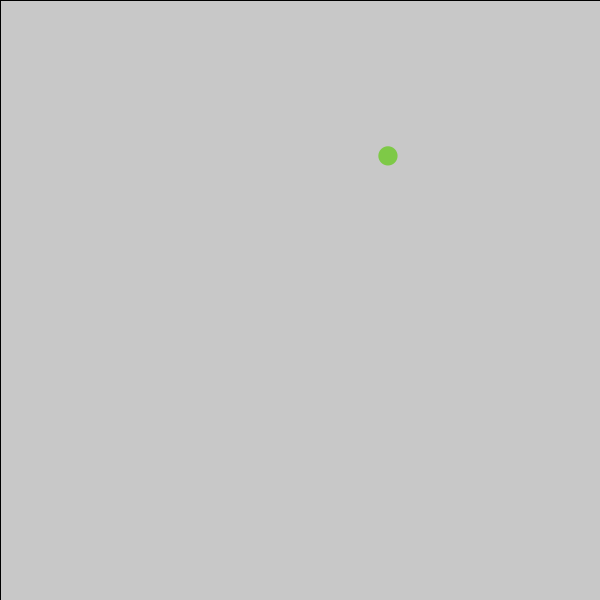
Frame 1 (no input)
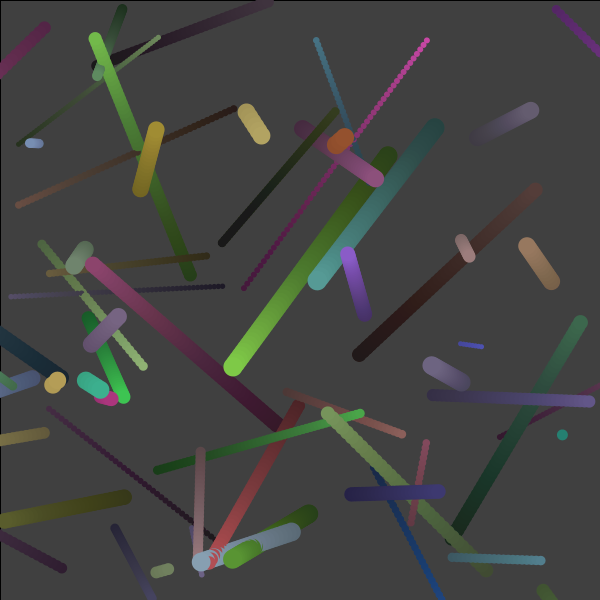
Frame 60 (the mouse pressed at the canvas centre just before this capture)
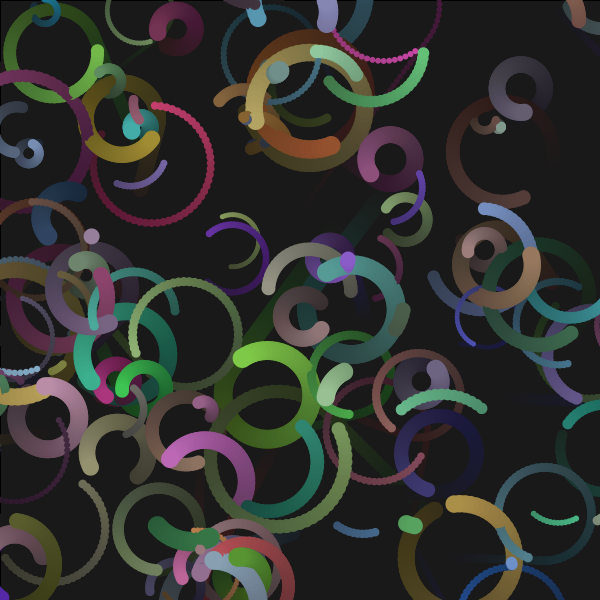
Frame 120 (the mouse held since frame 60 and released just before this capture)

The Processing sketch that drew these frames (run headless with seeded random() and noise(); from frame 60 on, the mouse is pressed at the canvas centre):

// Processing sketch: processing_124044
// ── processing_124044.pde

ArrayList<Queen> queenArray = new ArrayList<Queen>();
float t=1, t2=2, t3=3, tstep=.1, frame;
void setup(){
  size(600,600);
  frameRate(60);
}
void draw(){
   fill(0,5);
   rect(0,0,width,height);
   Queen temp = new Queen(color(255*noise(t),255*noise(t2),255*noise(t3)),random(width),random(height),random(5,20),random(-5,5),random(-5,5));
   queenArray.add(temp);
   for(Queen temp2 : queenArray){
     temp2.display();
     temp2.move();
     cinc();
   }
   frame ++;
   println(frame%50);
   if(frame>1200){
     queenArray.clear();
     frame=0;
   }
   
}
void cinc(){
  t+=tstep;
  t2+=tstep;
  t3+=tstep;
}

class Queen{
  color c;
  PVector PositionQ1, VelocityQ1;
  float Qx, Qy, Qv,Qr;
  Queen(color tC, float tQx, float tQy, float tQr, float tQvx, float tQvy){
    PositionQ1 = new PVector(tQx,tQy);
    VelocityQ1 = new PVector(tQvx,tQvy);
    c=tC;
    Qr=tQr;
  }
  void display(){
    noStroke();
    fill(c);
    ellipse(PositionQ1.x,PositionQ1.y,Qr,Qr);
  }
  void move(){
    if(mousePressed){
      if(mouseButton==LEFT){
      VelocityQ1.rotate(.1);
      }
      else{
      VelocityQ1.rotate(-.1); 
      }
    }
    PositionQ1.add(VelocityQ1);
/*    if(frame%120<30){
      PositionQ1.add(VelocityQ1);
    }
    else if(frame%120<60&&frame%120>=30){
      VelocityQ1.rotate(90);
      PositionQ1.add(VelocityQ1);
      VelocityQ1.rotate(-90);
    }
    else if(frame%120<60&&frame%120>=90){
      VelocityQ1.rotate(270);
      PositionQ1.add(VelocityQ1);
      VelocityQ1.rotate(-270);
    }
    else{
      PositionQ1.sub(VelocityQ1);
    }*/
  }
}
